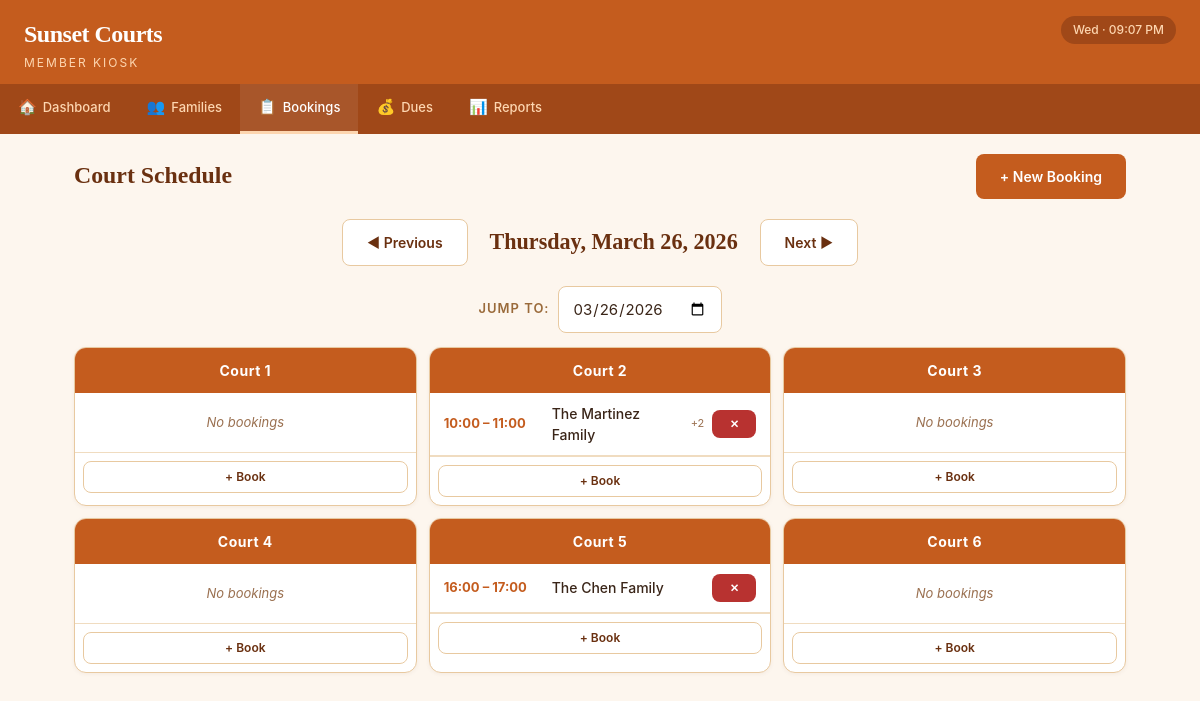
Before: /bookings?date=2026-03-26 with the older database file.
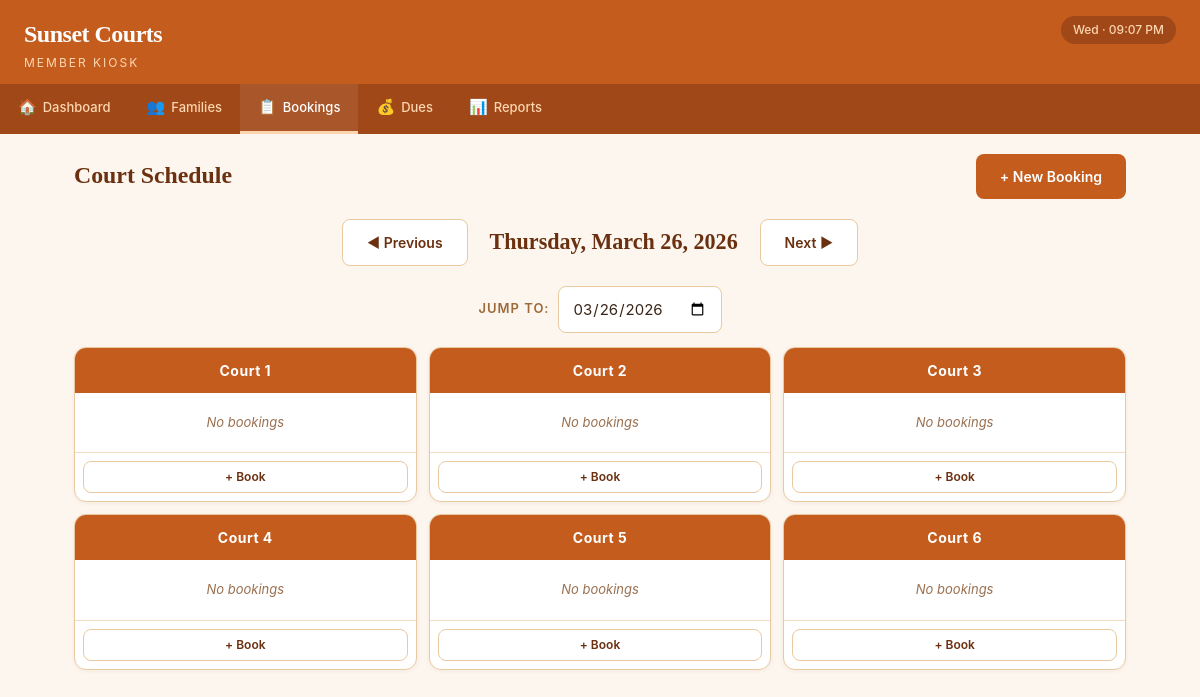
After: the same page with the newer database file.
### tables this page shows
CREATE TABLE courts (
            court_id    INTEGER PRIMARY KEY AUTOINCREMENT,
            court_name  TEXT    NOT NULL UNIQUE,
            status      TEXT    NOT NULL DEFAULT 'Available'
        );

CREATE TABLE bookings (
            booking_id      INTEGER  PRIMARY KEY AUTOINCREMENT,
            family_id       INTEGER  NOT NULL,
            court_id        INTEGER  NOT NULL,
            booking_date    DATE     NOT NULL,
            start_time      TEXT     NOT NULL,
            end_time        TEXT     NOT NULL,
            guest_count     INTEGER  NOT NULL DEFAULT 0,
            notes           TEXT,
            is_cancelled    INTEGER  NOT NULL DEFAULT 0,
            created_at      DATETIME NOT NULL DEFAULT (datetime('now')),
            FOREIGN KEY (family_id) REFERENCES families(family_id) ON DELETE CASCADE,
            FOREIGN KEY (court_id)  REFERENCES courts(court_id)  ON DELETE CASCADE
        );

CREATE TABLE families (
            family_id       INTEGER PRIMARY KEY AUTOINCREMENT,
            family_name     TEXT    NOT NULL,
            primary_contact TEXT,
            phone           TEXT,
            email           TEXT,
            join_date       DATE    NOT NULL DEFAULT (date('now')),
            is_banned       INTEGER NOT NULL DEFAULT 0,
            notes           TEXT,
            created_at      DATETIME NOT NULL DEFAULT (datetime('now'))
        );

### app.py (the view)
@app.route('/bookings')
def booking_calendar():
    view_date = request.args.get('date', date.today().isoformat())
    try:
        current_date = datetime.strptime(view_date, '%Y-%m-%d').date()
    except ValueError:
        current_date = date.today()
    prev_date = (current_date - timedelta(days=1)).isoformat()
    next_date = (current_date + timedelta(days=1)).isoformat()
    courts = query_db('SELECT * FROM courts ORDER BY court_id')
    bookings = query_db('''
        SELECT b.*, f.family_name, f.is_banned, c.court_name
        FROM bookings b
        JOIN families f ON b.family_id = f.family_id
        JOIN courts c ON b.court_id = c.court_id
        WHERE b.booking_date = ? AND b.is_cancelled = 0
        ORDER BY c.court_id, b.start_time
    ''', (current_date.isoformat(),))
    court_bookings = {c['court_id']: [] for c in courts}
    for b in bookings:
        court_bookings[b['court_id']].append(b)
    return render_template('bookings/calendar.html',
                           courts=courts, court_bookings=court_bookings,
                           current_date=current_date,
                           prev_date=prev_date, next_date=next_date)

### app.py (called while the page is built)
@app.context_processor
def inject_globals():
    now = datetime.now()
    return {
        'today_display': now.strftime('%a · %I:%M %p')
    }

### db.py (called while the page is built)
def get_db():
    conn = sqlite3.connect(DB_PATH)
    conn.execute("PRAGMA foreign_keys = ON")
    conn.row_factory = sqlite3.Row
    return conn

def query_db(query, args=(), one=False):
    conn = get_db()
    try:
        cursor = conn.execute(query, args)
        results = cursor.fetchall()
        return results[0] if one and results else (None if one else results)
    finally:
        conn.close()

### templates/bookings/calendar.html (shortened to what this page needs)
{% extends "base.html" %}
{% block content %}
<div class="page-header">
    <h2>Court Schedule</h2>
    <a href="{{ url_for('booking_add', date=current_date.isoformat()) }}" class="btn btn-primary">+ New Booking</a>
</div>
<div class="calendar-nav">
    <a href="{{ url_for('booking_calendar', date=prev_date) }}" class="btn btn-outline">◀ Previous</a>
    <div class="current-date">{{ current_date.strftime('%A, %B %d, %Y') }}</div>
    <a href="{{ url_for('booking_calendar', date=next_date) }}" class="btn btn-outline">Next ▶</a>
</div>
<div style="text-align:center;margin-bottom:14px;">
    <form method="GET" action="{{ url_for('booking_calendar') }}" style="display:inline-flex;gap:8px;align-items:center;">
        <label style="font-weight:600;font-size:13px;color:var(--text-section);text-transform:uppercase;letter-spacing:1px;">Jump to:</label>
        <input type="date" name="date" value="{{ current_date.isoformat() }}" style="width:auto;" onchange="this.form.submit()">
    </form>
</div>
<div class="court-columns">
    {% for court in courts %}
    <div class="court-column">
        <div class="court-column-header">{{ court.court_name }}</div>
        {% if court_bookings[court.court_id] %}
            {% for b in court_bookings[court.court_id] %}
            <div class="booking-slot">
                <span class="time">{{ b.start_time }} – {{ b.end_time }}</span>
                <span class="family">
                    <a href="{{ url_for('booking_view', booking_id=b.booking_id) }}" style="color:var(--text);">{{ b.family_name }}</a>
                </span>
                {% if b.guest_count > 0 %}<span class="guests">+{{ b.guest_count }}</span>{% endif %}
                <form method="POST" action="{{ url_for('booking_cancel', booking_id=b.booking_id) }}" style="display:inline;"
                      onsubmit="return confirm('Cancel this booking?');">
                    <button type="submit" class="btn btn-danger btn-sm" style="padding:4px 8px;min-height:28px;font-size:11px;">✕</button>
                </form>
            </div>
            {% endfor %}
        {% else %}
            <div class="no-bookings">No bookings</div>
        {% endif %}
        <div style="padding:8px;text-align:center;border-top:1px solid var(--border-light);">
            <a href="{{ url_for('booking_add', date=current_date.isoformat(), court=court.court_id) }}" class="btn btn-outline btn-sm btn-block">+ Book</a>
        </div>
    </div>
    {% endfor %}
</div>
{% endblock %}

Changed rows visible on the page:
removed bookings: start_time "10:00", end_time "11:00", family_name "The Martinez Family", guest_count "2", shown under courts "Court 2"
removed bookings: start_time "16:00", end_time "17:00", family_name "The Chen Family", shown under courts "Court 5"
shown differently, row unchanged: courts "Court 2": now shows "No bookings"
shown differently, row unchanged: courts "Court 5": now shows "No bookings"
